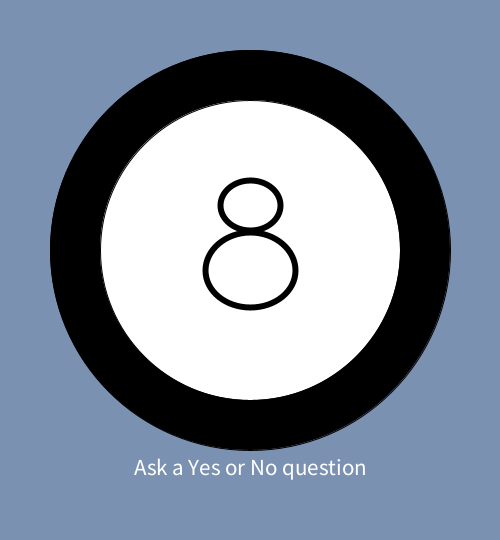
Frame 1 (no input)
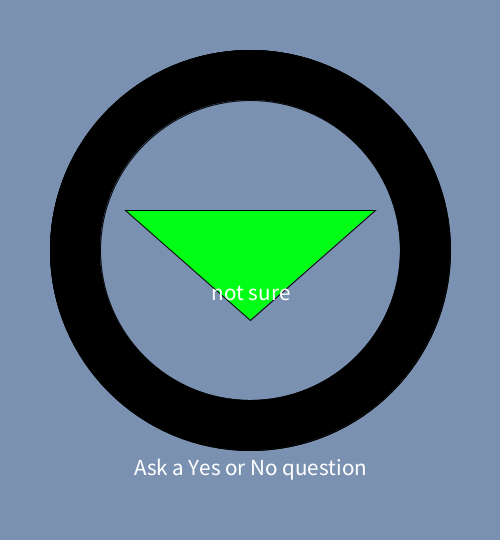
Frame 2 (the mouse pressed at the canvas centre, redrawn once)

The Processing sketch that drew these frames (run headless with seeded random() and noise(); the mouse was pressed at the canvas centre and the sketch redrawn once):

// Processing sketch: processing_79232
// ── processing_79232.pde



boolean mode = true;  

String answers [] = {  

  "probably not", "don't count on it", "nope", "without a doubt", "not sure", "certainly", "no", "yes", "most likely", "rely on it", "idk", "very doubtful", "outlook good", "yes definitely"
};  

void setup()  

{  

  size(500, 540);  

  background(123, 145, 178);  

  textAlign(CENTER);  

  textSize(23);  

  smooth();  

  noLoop();
}  

void draw()  

{  



  int i = int(random(17));  

  fill(0);  

  ellipse(250, 250, 400, 400);  

  if (mode == true)  

  {    

    fill(255);  

    ellipse(250, 250, 300, 300);  

    text("Ask a Yes or No question", 250, 475);  

    noFill();  

    strokeWeight(6);  

    ellipse(250, 205, 60, 50);  

    ellipse(250, 270, 90, 75);  

    strokeWeight(1);
  }  

  else if (mode == false)  

  {  

    fill(123, 145, 178);

    ellipse(250,250,300,300);

    fill(0, 255, 20);  

    triangle(125, 210, 375, 210, 250, 320);  

    fill(255);  

    text(answers[i], 250, 300);
  }
}  

void mousePressed()  

{  

  if (mouseX > 100 && mouseX < 400 && mouseY > 100 && mouseY < 400)  

  {  

    mode = !mode;  

    redraw();
  }
} 
